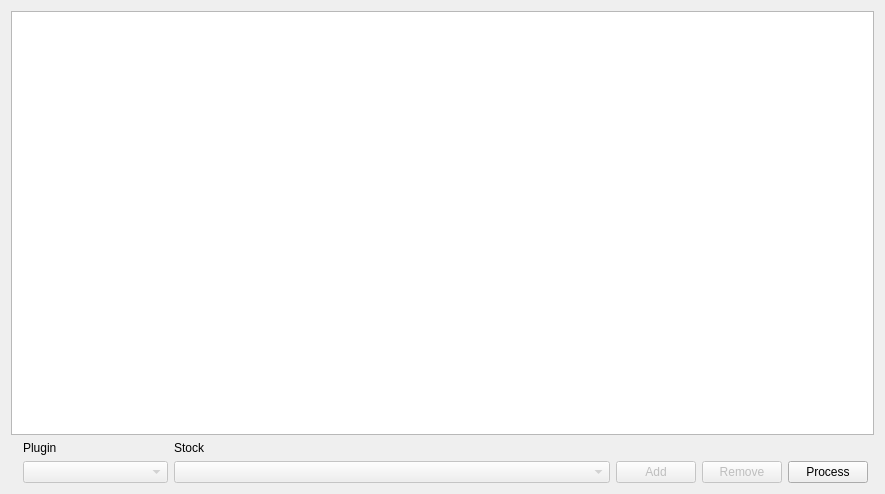
<?xml version="1.0" encoding="UTF-8"?>
<ui version="4.0">
 <class>StatisticsWidget</class>
 <widget class="QWidget" name="StatisticsWidget">
  <property name="geometry">
   <rect>
    <x>0</x>
    <y>0</y>
    <width>885</width>
    <height>494</height>
   </rect>
  </property>
  <property name="windowTitle">
   <string>Form</string>
  </property>
  <layout class="QGridLayout" name="gridLayout">
   <item row="2" column="2">
    <widget class="QComboBox" name="pluginsComboBox">
     <property name="enabled">
      <bool>false</bool>
     </property>
     <property name="sizePolicy">
      <sizepolicy hsizetype="MinimumExpanding" vsizetype="Fixed">
       <horstretch>1</horstretch>
       <verstretch>0</verstretch>
      </sizepolicy>
     </property>
    </widget>
   </item>
   <item row="1" column="2">
    <widget class="QLabel" name="pluginLabel">
     <property name="text">
      <string>Plugin</string>
     </property>
    </widget>
   </item>
   <item row="2" column="6">
    <widget class="QPushButton" name="processButton">
     <property name="text">
      <string>Process</string>
     </property>
    </widget>
   </item>
   <item row="2" column="3">
    <widget class="QComboBox" name="stocksComboBox">
     <property name="enabled">
      <bool>false</bool>
     </property>
     <property name="sizePolicy">
      <sizepolicy hsizetype="Expanding" vsizetype="Fixed">
       <horstretch>3</horstretch>
       <verstretch>0</verstretch>
      </sizepolicy>
     </property>
    </widget>
   </item>
   <item row="2" column="5">
    <widget class="QPushButton" name="removeButton">
     <property name="enabled">
      <bool>false</bool>
     </property>
     <property name="text">
      <string>Remove</string>
     </property>
    </widget>
   </item>
   <item row="0" column="0" colspan="8">
    <widget class="QTreeView" name="treeView"/>
   </item>
   <item row="1" column="3">
    <widget class="QLabel" name="stockLabel">
     <property name="text">
      <string>Stock</string>
     </property>
    </widget>
   </item>
   <item row="2" column="4">
    <widget class="QPushButton" name="addButton">
     <property name="enabled">
      <bool>false</bool>
     </property>
     <property name="text">
      <string>Add</string>
     </property>
    </widget>
   </item>
  </layout>
 </widget>
 <resources/>
 <connections/>
</ui>
